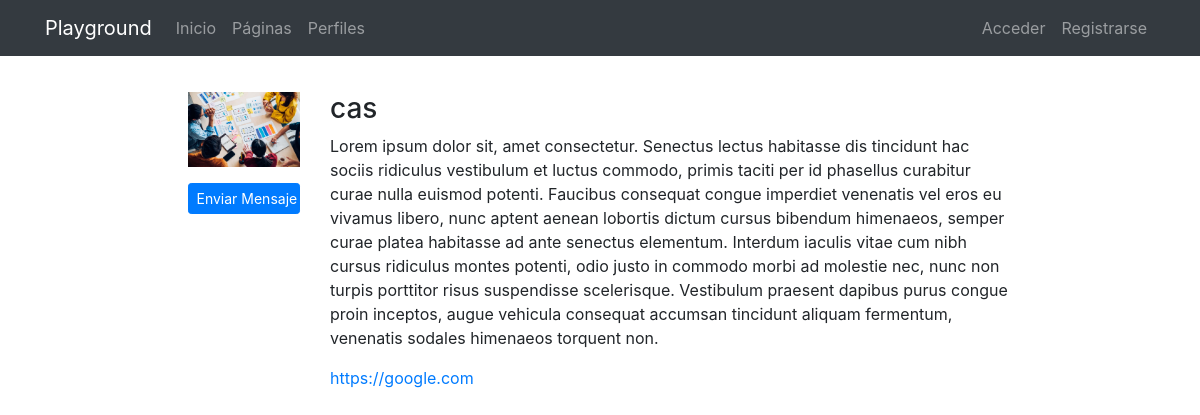
Page /profiles/cas/ on the committed database.
### registration/models.py (models this page shows)
class Profile(models.Model):
    user = models.OneToOneField(User, on_delete=models.CASCADE)
    avatar = models.ImageField(upload_to=custom_upload_to, null=True, blank=True)
    bio = models.TextField(null=True, blank=True)
    link = models.URLField(max_length=200, null=True, blank=True)
    class Meta:
        ordering = ['user__username']

### profiles/views.py (the view)
# urls.py: path('<username>/', ProfileDetailView.as_view(), name="detail")
class ProfileDetailView(DetailView):
    model = Profile
    template_name = 'profiles/profile_detail.html'
    def get_object(self):
        return get_object_or_404(Profile, user__username=self.kwargs['username'])

### profiles/templates/profiles/profile_detail.html (shortened to what this page needs)
{% extends 'core/base.html' %}
{% load static %}
{% block content %}
<main role="main">
  <div class="container">
    <div class="row mt-3">
      <div class="col-md-9 mx-auto mb-5">
        <form action="" method="post" enctype="multipart/form-data">{% csrf_token %}
          <div class="row">
            <div class="col-md-2">
              {% if profile.avatar %}
                <img src="{{profile.avatar.url}}" class="img-fluid">
              {% else %}
                <img src="{% static 'registration/img/no-avatar.jpg' %}" class="img-fluid">
              {% endif %}
              {% if request.user != profile.user %}
                <a href="{% url 'messenger:start' profile.user.username %}" class="btn btn-primary btn-sm btn-block mt-3">Enviar Mensaje</a>
              {% endif %}
            </div>
            <div class="col-md-10">
              <h3>{{profile.user}}</h3>
              {% if profile.bio %}<p>{{profile.bio}}</p>{% endif %}
              {% if profile.link %}<p><a href="{{profile.link}}" target="_blank">{{profile.link}}</a></p>{% endif %}
            </div>
          </div>
        </form>
      </div>
    </div>
  </div>
</main>
{% endblock %}

### core/static/core/css/main.css (style rules this page uses)
main { padding-top: 20px; }
:root { --jumbotron-padding-y: 3rem; }

### rows in the picture
Profile: avatar (picture), user "cas", bio "Lorem ipsum dolor sit, amet consectetur. Senectus lectus habitasse dis tincidunt hac sociis ridiculus vestibulum et luctus commodo, primis taciti per id phasellus curabitur curae nulla euismod potenti. Faucibus consequat congue imperdiet venenatis vel eros eu vivamus libero, nunc aptent aenean lobortis dictum cursus bibendum himenaeos, semper curae platea habitasse ad ante senectus elementum. Interdum iaculis vitae cum nibh cursus ridiculus montes potenti, odio justo in commodo morbi ad molestie nec, nunc non turpis porttitor risus suspendisse scelerisque. Vestibulum praesent dapibus purus congue proin inceptos, augue vehicula consequat accumsan tincidunt aliquam fermentum, venenatis…", link "https://google.com"
